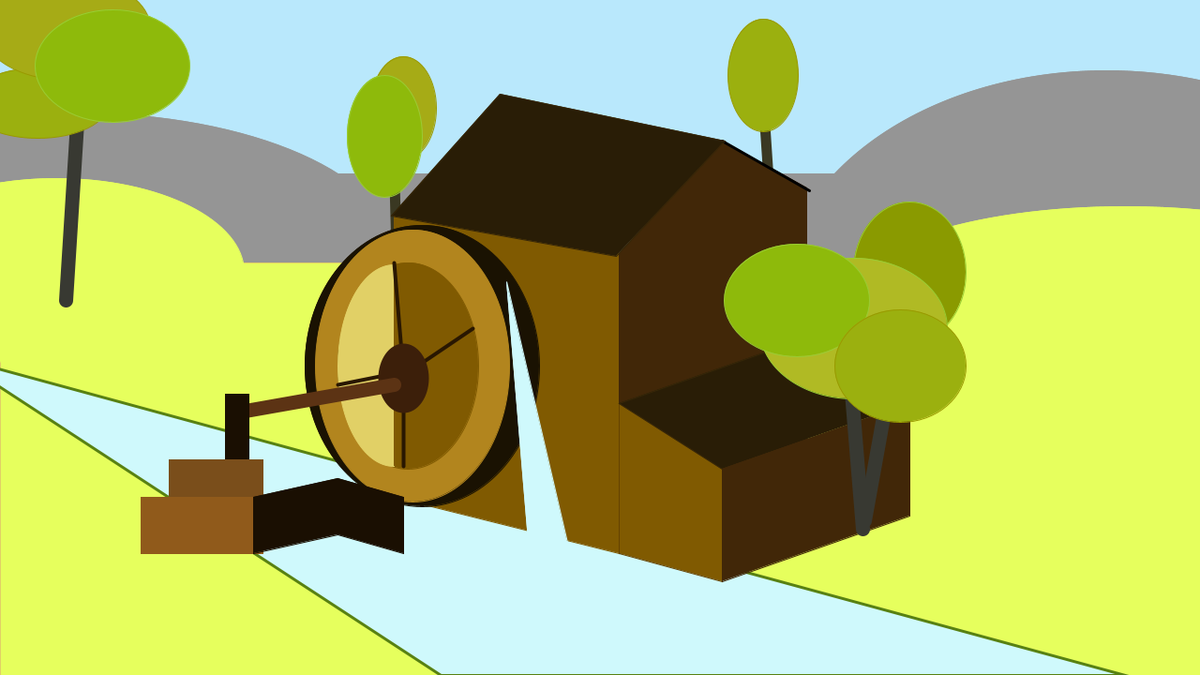
Frame 1 (no input)
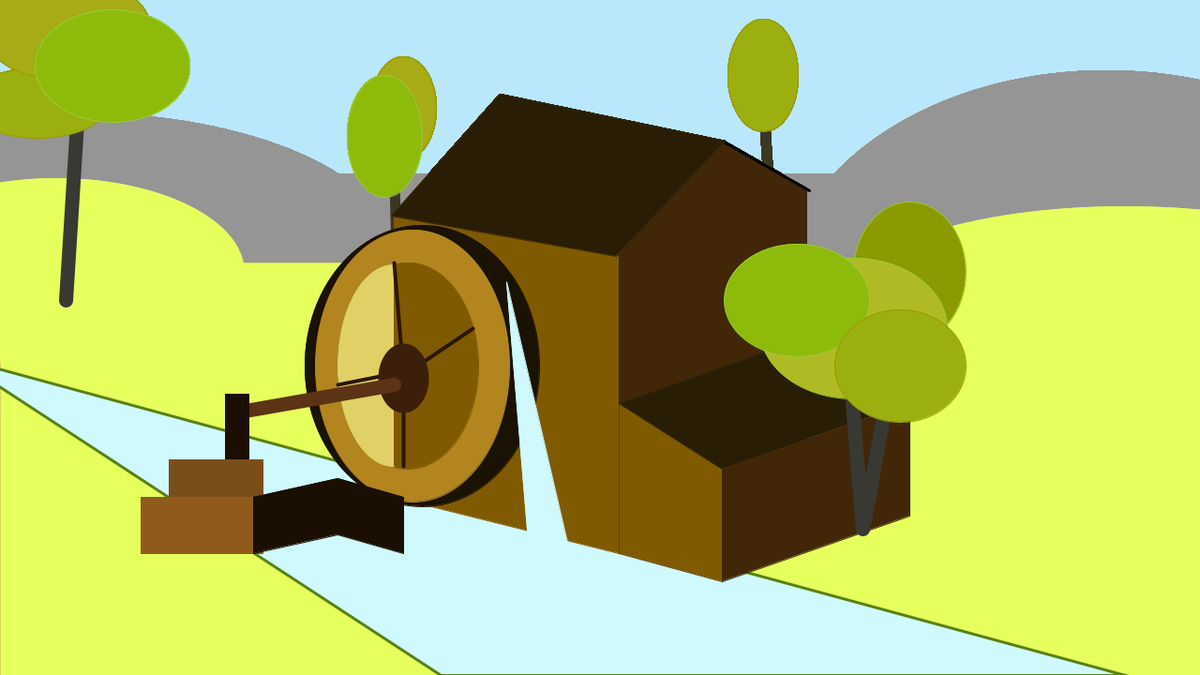
Frame 60 (the mouse pressed at the canvas centre just before this capture)
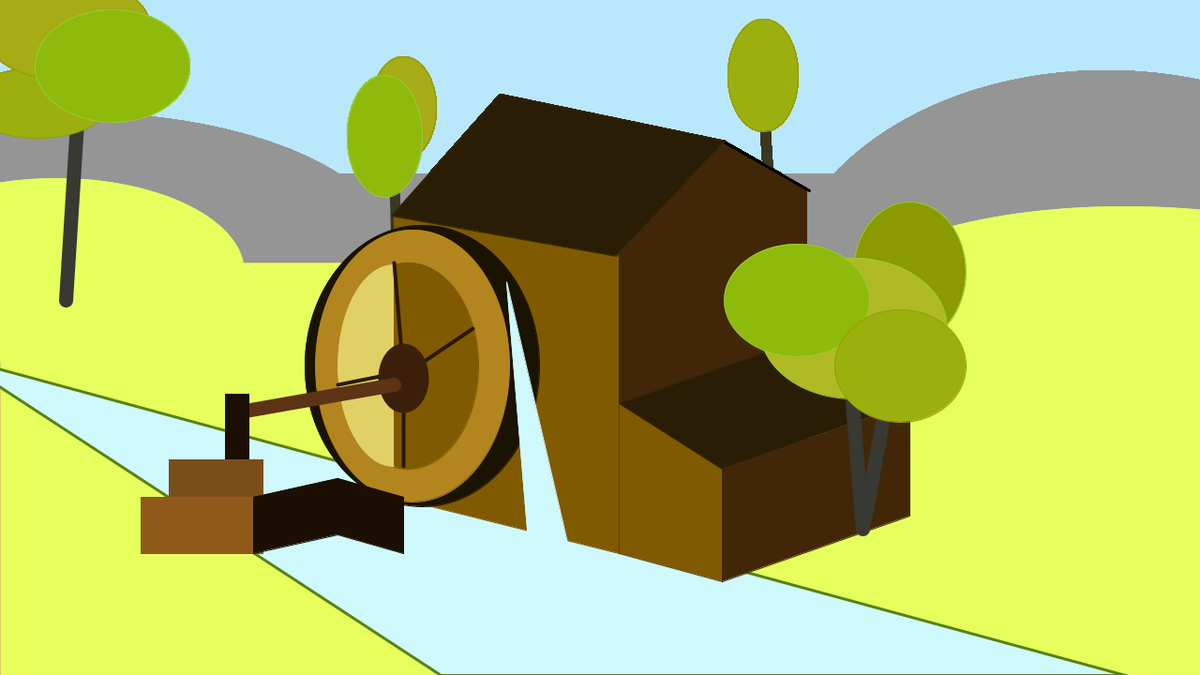
Frame 120 (the mouse held since frame 60 and released just before this capture)

The Processing sketch that drew these frames (run headless with seeded random() and noise(); from frame 60 on, the mouse is pressed at the canvas centre):

// Processing sketch: Assignment1_Andie_Goode
// ── Assignment1_Andie_Goode.pde
String getName() {
return "Andie Goode"; }
String getTitle() {
return "The Old Mill"; }
void setup() {
  size(1280,720);
  background(185,232,252);
}
void draw() {
//Landscape
stroke(149,149,149);
fill(149,149,149);
ellipse(80,270,680,300);//left mountain

stroke(149,149,149);
fill(149,149,149);
quad(350,185,900,185,900,500,350,500);//middle mountain

stroke(149,149,149);
fill(149,149,149);
ellipse(1180,325,700,500);//right mountain

stroke(225,208,102);
fill(230,255,93);
rect(0,280,1280,500);//grass

stroke(230,255,93);
fill(230,255,93);
ellipse(60,290,400,200);//left hill

stroke(230,255,93);
fill(230,255,93);
ellipse(1200,320,600,200);//right hill

strokeWeight(3);
stroke(88,129,18);
fill(207,249,252);
triangle(-50,380,1200,720,470,720); //stream

strokeWeight(11);
stroke(58,56,34);
line(422,250,419,140);//trunk3

strokeWeight(11);
stroke(58,56,34);
line(822,230,812,80);//trunk4

  //Mill
strokeWeight(1);
stroke(128,90,1);
fill(128,90,1);
quad(420,230,660,270,660,590,420,530);//front wall

stroke(65,39,8);
fill(65,39,8);
quad(660,270,770,150,860,200,770,320);//triangle wall

stroke(65,39,8);
fill(65,39,8);
quad(660,270,860,200,860,530,660,590);//side wall

strokeWeight(3);
stroke(0);
line(770,150,863,203);

strokeWeight(1);
stroke(101,67,1);
fill(128,90,1);
quad(660,430,770,500,770,620,660,590);//small front wall

stroke(54,38,7);
fill(41,29,6);
quad(660,430,860,360,970,430,770,500);//small roof

stroke(65,39,8);
fill(65,39,8);
quad(770,500,970,430,970,550,770,620);//small side wall

stroke(54,38,7);
fill(41,29,6);
quad(533,100,773,150,657,273,417,230);//roof

stroke(26,18,2);
fill(26,18,2);
ellipse(450,390,250,300); //waterwheel big

stroke(178,133,30);
fill(178,133,30);
ellipse(440,390,207,290); //waterwheel small

stroke(128,90,1);
fill(128,90,1);
ellipse(435,390,150,220); //waterwheel small

stroke(225,208,102);
fill(225,208,102);
arc(420,390,119,215,PI/2,3*PI/2);

strokeWeight(4);
stroke(41,23,1);
line(430,400,420,280);

strokeWeight(4);
stroke(41,23,1);
line(430,400,504,350);

strokeWeight(4);
stroke(41,23,1);
line(430,400,430,497);

strokeWeight(4);
stroke(41,23,1);
line(410,400,360,410);

stroke(60,31,10);
fill(60,31,10);
ellipse(430,403,50,70); //inner waterwheel 

strokeWeight(15);
stroke(92,51,20);
line(420,410,250,440); //wheel stick

strokeWeight(1);
stroke(26,15,2);
fill(26,15,2);
rect(240,420,25,100);//wheel post

stroke(122,78,27);
fill(122,78,27);
rect(180,490,100,75);//wheel support

stroke(144,90,27);
fill(144,90,27);
rect(150,530,130,60);//wheel support

stroke(26,15,2);
fill(26,15,2);
quad(270,530,360,510,360,570,270,590);

stroke(26,15,2);
fill(26,15,2);
quad(360,510,430,530,430,590,360,570);
//Landscape
strokeWeight(15);
stroke(56,57,50);
line (920,564,900,320);//trunk 1
line(922,555,950,400);//trunk1.1
line (70,320,90,3);//trunk 2


strokeWeight(1);

stroke(153,204,51);
fill(138,154,0);
ellipse(970,290,120,150);//leaves1

stroke(153,204,51);
fill(176,186,36);
ellipse(910,350,200,150);//leaves1.1

stroke(153,204,51);
fill(142,186,11);
ellipse(850,320,155,120);//leaves1.2

stroke(153,153,0);
fill(155,176,15);
ellipse(960,390,140,120);//leaves1.3

stroke(153,153,0);
fill(155,176,15);
ellipse(40,110,150,75);//leaves2

stroke(153,153,0);
fill(166,171,22);
ellipse(70,30,180,110);//leaves2.1

stroke(153,204,51);
fill(142,186,11);
ellipse(120,70,165,120);//leaves2.2

stroke(153,153,0);
fill(166,171,22);
ellipse(430,115,70,110);//leaves3

stroke(153,204,51);
fill(142,186,11);
ellipse(410,145,80,130);//leaves3.1

stroke(153,153,0);
fill(155,176,15);
ellipse(814,80,75,120);//leaves4

stroke(207,249,252);
fill(207,249,252);
triangle(540,300,565,600,610,600);

}
